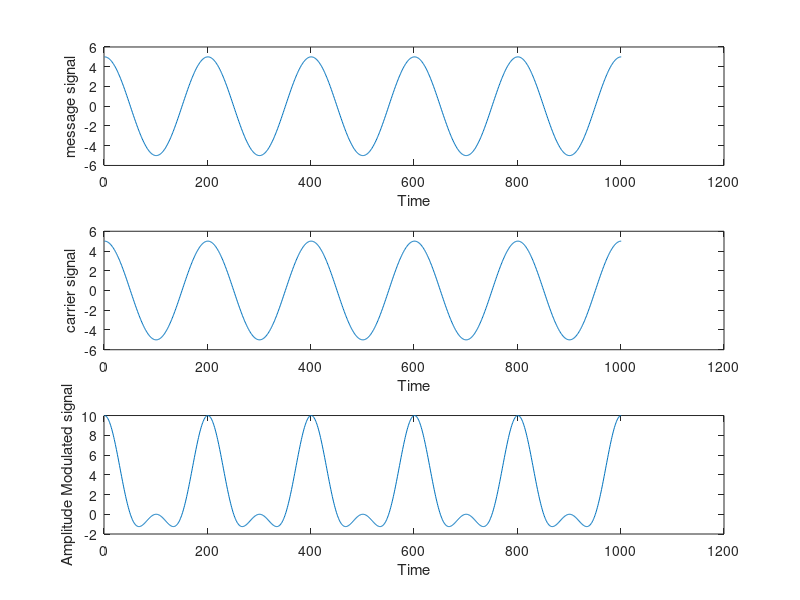

MATLAB code to generate this figure:
clc;
clear all;
close all;

% Plot the amplitude frequency curve with user input values.
% Message Signal
% Carrier Signal
% Amplitude Modulated Signal

% Author : Abhishek Sharma
% Computer Networks Lab 2 : 11.02.2021
x = 0:0.1:10;
plot (x, sin (x));
hold on;
plot (x, cos(x),'r');
title ('Sine and cosine wave');
legend ('sin','cos');

t = 0:.001:1;
AM = input('Enter the amplitude of the message signal :')
FM = input('Enter the frequency of the message signal :')
AC = input('Enter the amplitude of the carrier signal :')
FC = input('Enter the frequency of the carrier signal :')

% Plotting the Message Signal
m = AM*cos(2*pi*FM*t);
subplot(3,1,1)
plot(m)
ylabel('message signal')
xlabel ('Time')

t = 0:.001:1;
% Plotting the Carrier Signal
c = AC*cos(2*pi*FC*t);
subplot(3,1,2)
plot(c)
ylabel('carrier signal')
xlabel ('Time')

%Plotting the Amplitude Modulated Signal
AM = (AC+m).*cos(2*pi*FC*t);
subplot(3,1,3)
plot(AM)
ylabel('Amplitude Modulated signal')
xlabel ('Time')
